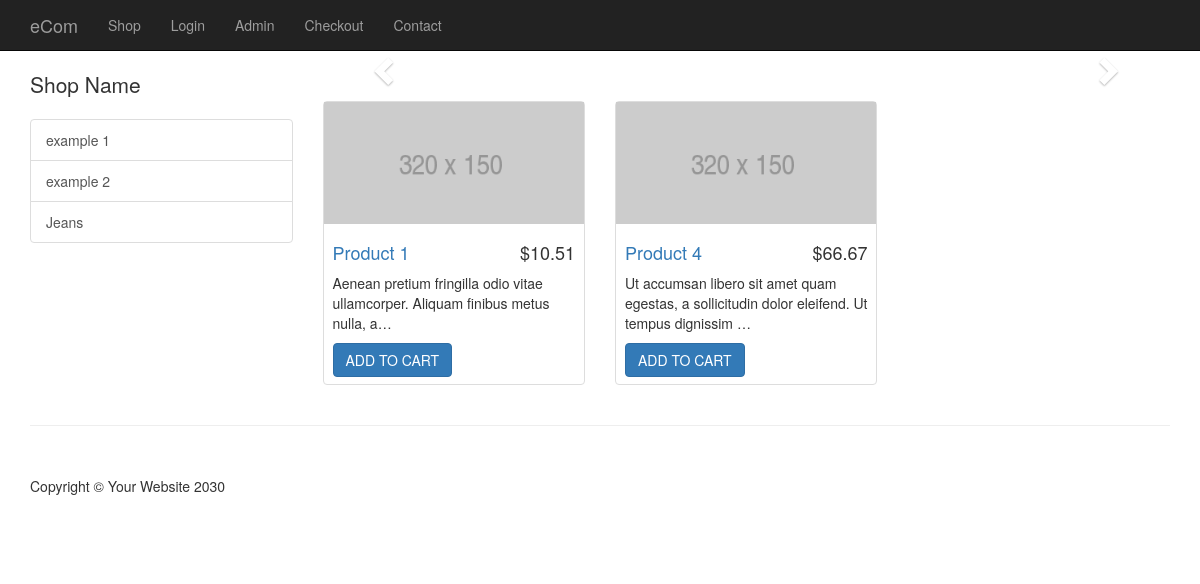
Before: / with the older database file.
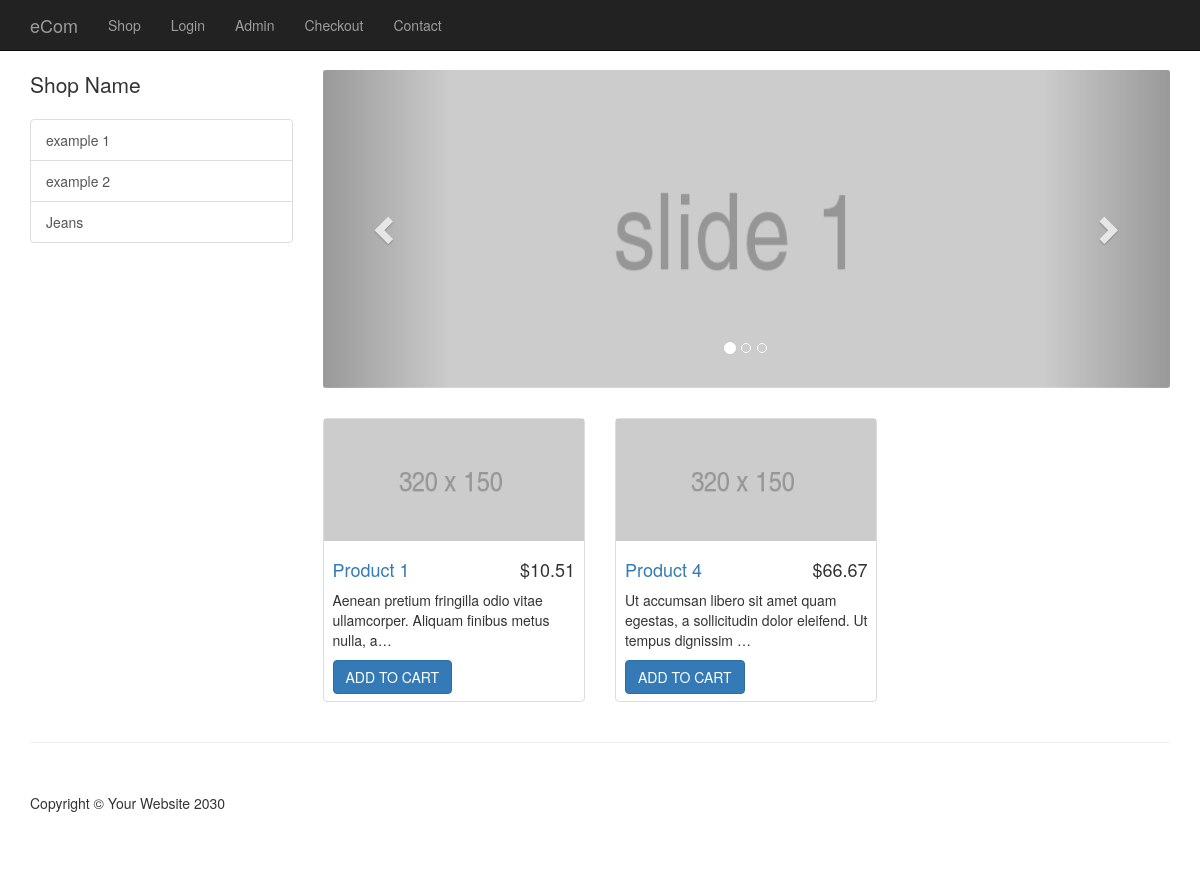
After: the same page with the newer database file.
### tables this page shows
CREATE TABLE `categories` (
  `cat_id` int(9) NOT NULL AUTO_INCREMENT,
  `cat_title` varchar(255) DEFAULT NULL,
  PRIMARY KEY (`cat_id`)
);

CREATE TABLE `products` (
  `product_id` int(11) NOT NULL AUTO_INCREMENT,
  `product_title` varchar(255) DEFAULT NULL,
  `product_category_id` int(11) DEFAULT NULL,
  `product_price` float DEFAULT NULL,
  `product_qty` int(11) NOT NULL DEFAULT '0',
  `product_description` text,
  `product_short_desc` text NOT NULL,
  `product_image` varchar(255) DEFAULT NULL,
  PRIMARY KEY (`product_id`)
);

CREATE TABLE `slides` (
  `slide_id` int(11) NOT NULL AUTO_INCREMENT,
  `slide_title` varchar(255) NOT NULL,
  `slide_image` text NOT NULL,
  PRIMARY KEY (`slide_id`)
);

### resources/functions.php (the view, shortened to what this page needs)
<?php
function query($sql) {
	global $connection;
	return mysqli_query($connection, $sql);
}
function fetchArray($result) {
	return mysqli_fetch_array($result);
}
function getProducts() {
	$query = query("SELECT * FROM products WHERE product_qty >= 1 ");
	while ($row = fetchArray($query)) {
	$short_desc = substr($row['product_short_desc'], 0, -250);
	$product = <<<DELIMITER
		<div class="col-sm-4 col-lg-4 col-md-4">
		    <div class="thumbnail">
		        <a href="item.php?id={$row['product_id']}"><img src="{$row['product_image']}" alt=""></a>
		        <div class="caption">
		            <h4 class="pull-right">&#36;{$row['product_price']}</h4>
		            <h4><a href="item.php?id={$row['product_id']}">{$row['product_title']}</a>
		            </h4>
		            <p>{$short_desc}&hellip;</p>
				<a class="btn btn-primary" href="cart.php?add={$row['product_id']}">ADD TO CART</a>
		        </div>
		    </div>
		</div>
DELIMITER;
	echo $product;
	}
}
function getCategories() {
	global $connection;
	$query = "SELECT * FROM categories";
	$send_query = mysqli_query($connection, $query);
	while ($row = mysqli_fetch_array($send_query)) {
		$category_links = <<<DELIMITER
		<a href="category.php?id={$row['cat_id']}" class="list-group-item">{$row['cat_title']}</a>
DELIMITER;
		echo $category_links;
	}
}
function getActiveSlide() {
	$query = query("SELECT * FROM slides ORDER BY slide_id LIMIT 1");
	while ($row = fetchArray($query)) {
		$slide_title = $row['slide_title'];
		$slide_image = $row['slide_image'];
		echo "<div class='item active'>";
		echo "<img class='slide-image' src='{$slide_image}' alt='{$slide_title}'>";
		echo "</div>";
	}
}
?>

### public/index.php (shortened to what this page needs)
<!DOCTYPE html>
<?php include(TEMPLATE_FRONT . DS . "header.php"); ?>
    <div class="container">
        <div class="row">
		<?php include(TEMPLATE_FRONT . DS . "side_nav.php"); ?>
            <div class="col-md-9">
                <div class="row carousel-holder">
                    <div class="col-md-12">
			<?php include(TEMPLATE_FRONT . DS . "slider.php"); ?>
                    </div>
                </div>
                <div class="row">
			<?php getProducts(); ?>
                </div>
            </div>
        </div>
    </div>
<?php include(TEMPLATE_FRONT . DS . "footer.php"); ?>

### resources/templates/front/header.php (shortened to what this page needs)
<!DOCTYPE html>
<html lang="en">
<head>
    <link href="css/bootstrap.min.css" rel="stylesheet">
    <link href="css/shop-homepage.css" rel="stylesheet">
    <link href="css/styles.css" rel="stylesheet">
</head>
<body>
    <nav class="navbar navbar-inverse navbar-fixed-top" role="navigation">
    	<?php include(TEMPLATE_FRONT . DS . "top_nav.php"); ?>
    </nav>

### resources/templates/front/top_nav.php (shortened to what this page needs)
<div class="container">
    <div class="navbar-header">
        <a class="navbar-brand" href="/">eCom</a>
    </div>
    <div class="collapse navbar-collapse" id="bs-example-navbar-collapse-1">
        <ul class="nav navbar-nav">
            <li>
                <a href="shop.php">Shop</a>
            </li>
            <li>
                <a href="login.php">Login</a>
            </li>
            <li>
                <a href="admin">Admin</a>
            </li>
             <li>
                <a href="checkout.php">Checkout</a>
            </li>
            <li>
                <a href="contact.php">Contact</a>
            </li>
        </ul>
    </div>
</div>

### resources/templates/front/side_nav.php
<div class="col-md-3">
    <p class="lead">Shop Name</p>
    <div class="list-group">
    <?php getCategories(); ?>
    </div>
</div>

### resources/templates/front/slider.php (shortened to what this page needs)
<div id="carousel-example-generic" class="carousel slide" data-ride="carousel">
    <ol class="carousel-indicators">
        <li data-target="#carousel-example-generic" data-slide-to="0" class="active"></li>
        <li data-target="#carousel-example-generic" data-slide-to="1"></li>
        <li data-target="#carousel-example-generic" data-slide-to="2"></li>
    </ol>
    <div class="carousel-inner">
	<?php getActiveSlide() ?>
    </div>
    <a class="left carousel-control" href="#carousel-example-generic" data-slide="prev">
        <span class="glyphicon glyphicon-chevron-left"></span>
    </a>
    <a class="right carousel-control" href="#carousel-example-generic" data-slide="next">
        <span class="glyphicon glyphicon-chevron-right"></span>
    </a>
</div>

### resources/templates/front/footer.php (shortened to what this page needs)
    <div class="container">
        <hr>
        <footer>
            <div class="row">
                <div class="col-lg-12">
                    <p>Copyright &copy; Your Website 2030</p>
                </div>
            </div>
        </footer>
    </div>
</body>
</html>

### public/css/shop-homepage.css (style rules this page uses)
body { padding-top: 70px; }
.slide-image { width: 100%; }
.carousel-holder { margin-bottom: 30px; }
.carousel-control, .item { border-radius: 4px; }
.caption { height: 130px; overflow: hidden; }
.caption h4 { white-space: nowrap; }
.thumbnail img { width: 100%; }
.thumbnail { padding: 0; }
footer { margin: 50px 0; }

### public/css/styles.css (style rules this page uses)
.caption { height: 160px; }

Changed rows visible on the page:
added slides: slide_image (picture)
